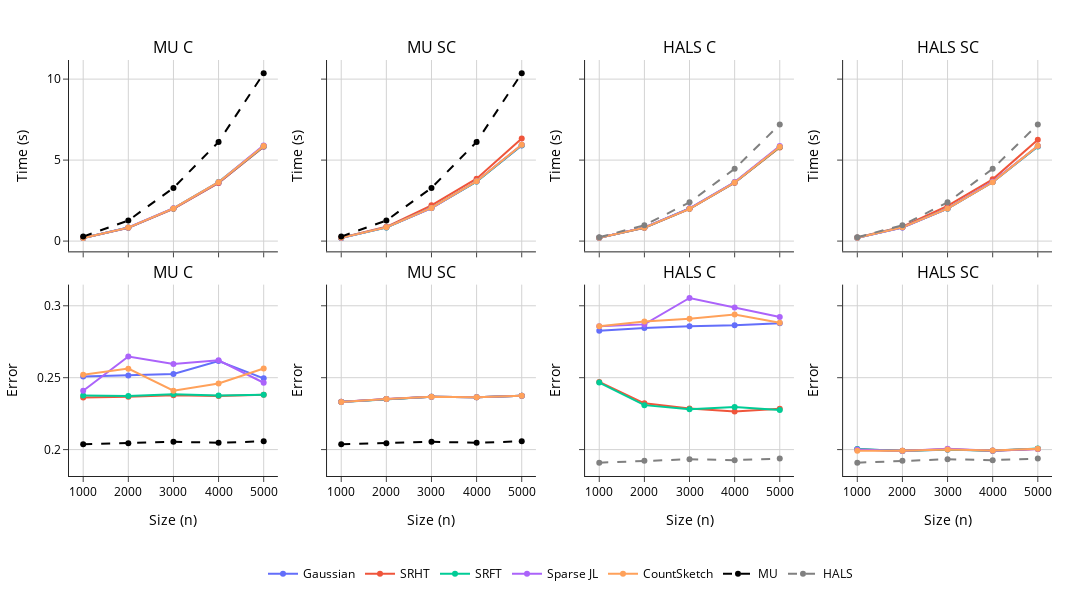

The notebook cell saved with this chart:
### Code cell
import plotly.graph_objects as go
from plotly.subplots import make_subplots
import plotly.express as px

# Define names mapping
names = {
    'gaussian':'Gaussian',
    'srht':'SRHT',
    'srft':'SRFT',
    'sparse-jl':'Sparse JL',
    'count-sketch':'CountSketch'
}

# Define the exact order of methods we want
methods = ['MU C', 'MU SC', 'HALS C', 'HALS SC']  # Explicit order

# Get non-empty projections
projections = [p for p in stats['Projection Type'].unique() if p != '']

# Create color mapping
colors = px.colors.qualitative.Plotly
method_colors = {projection: colors[i % len(colors)] for i, projection in enumerate(projections)}

# Create figure with 2 rows and 4 columns
fig = make_subplots(
    rows=2, cols=4,
    shared_xaxes=True,
    shared_yaxes='rows',
    subplot_titles=methods*2,  # Same order for both rows
    horizontal_spacing=0.05,
    vertical_spacing=0.08
)

# Add Time plots (row 1)
for col, method in enumerate(methods, 1):
    # Filter for current method, dense data, and non-empty projections
    dense = stats[(stats['Method'] == method) & (stats['Density'] == 'dense') & (stats['Projection Type'] != '')]
    
    # Add projection methods
    for projection in projections:
        _df = dense[dense['Projection Type'] == projection]
        if not _df.empty:
            fig.add_trace(
                go.Scatter(
                    x=_df['Size'],
                    y=_df['Time'],
                    name=names.get(projection, projection),
                    legendgroup=projection,
                    line_color=method_colors[projection],
                    showlegend=(col == 1),
                    mode='lines+markers'
                ),
                row=1, col=col
            )
    
    # Add baseline methods - CORRECTED TO FILTER FOR EMPTY PROJECTION TYPE
    if method in ['MU C', 'MU SC']:
        baseline = stats[(stats['Method'] == 'MU') & (stats['Density'] == "dense") & (stats['Projection Type'] == '')]
        if not baseline.empty:
            fig.add_trace(
                go.Scatter(
                    x=baseline['Size'],
                    y=baseline['Time'],
                    name='MU',
                    showlegend=(col == 1),
                    line=dict(color='black', dash='dash'),
                    legendgroup='MU'
                ),
                row=1, col=col
            )
    elif method in ['HALS C', 'HALS SC']:
        baseline = stats[(stats['Method'] == 'HALS') & (stats['Density'] == "dense") & (stats['Projection Type'] == '')]
        if not baseline.empty:
            fig.add_trace(
                go.Scatter(
                    x=baseline['Size'],
                    y=baseline['Time'],
                    name='HALS',
                    showlegend=(col == 3),  # Show for first HALS column
                    line=dict(color='grey', dash='dash'),
                    legendgroup='HALS'
                ),
                row=1, col=col
            )

# Add Error plots (row 2)
for col, method in enumerate(methods, 1):
    # Filter for current method, dense data, and non-empty projections
    dense = stats[(stats['Method'] == method) & (stats['Density'] == 'dense') & (stats['Projection Type'] != '')]
    
    for projection in projections:
        _df = dense[dense['Projection Type'] == projection]
        if not _df.empty:
            fig.add_trace(
                go.Scatter(
                    x=_df['Size'],
                    y=_df['Errors'],
                    name=names.get(projection, projection),
                    legendgroup=projection,
                    line_color=method_colors[projection],
                    showlegend=False,
                    mode='lines+markers'
                ),
                row=2, col=col
            )
    
    # Add baseline methods for error plots - CORRECTED TO FILTER FOR EMPTY PROJECTION TYPE
    if method in ['MU C', 'MU SC']:
        baseline = stats[(stats['Method'] == 'MU') & (stats['Density'] == "dense") & (stats['Projection Type'] == '')]
        if not baseline.empty:
            fig.add_trace(
                go.Scatter(
                    x=baseline['Size'],
                    y=baseline['Errors'],
                    name='MU',
                    showlegend=False,
                    line=dict(color='black', dash='dash'),
                    legendgroup='MU'
                ),
                row=2, col=col
            )
    elif method in ['HALS C', 'HALS SC']:
        baseline = stats[(stats['Method'] == 'HALS') & (stats['Density'] == "dense") & (stats['Projection Type'] == '')]
        if not baseline.empty:
            fig.add_trace(
                go.Scatter(
                    x=baseline['Size'],
                    y=baseline['Errors'],
                    name='HALS',
                    showlegend=False,
                    line=dict(color='grey', dash='dash'),
                    legendgroup='HALS'
                ),
                row=2, col=col
            )

# Update layout
fig.update_layout(
    template='plotly_white+simple_white',
    legend=dict(
        orientation="h",
        y=-0.2,
        x=0.5,
        xanchor="center",
        yanchor="top"
    ),
    font=dict(size=12, color='black'),
    margin=dict(l=40, r=40, t=60, b=100),
    width=1200,
    height=600
)

# Update axis titles
for col in range(1, 5):
    fig.update_xaxes(title_text="Size (n)", row=2, col=col)
    fig.update_yaxes(title_text="Time (s)", row=1, col=col)
    fig.update_yaxes(title_text="Error", row=2, col=col)
    
for i in range(1, 9):  # For 8 axes (2 rows × 4 columns)
    fig.update_xaxes(showgrid=True, gridcolor='lightgray', row=(i-1)//4+1, col=(i-1)%4+1)
    fig.update_yaxes(showgrid=True, gridcolor='lightgray', row=(i-1)//4+1, col=(i-1)%4+1)
fig.show()

### Figure 1 — Plotly figure (JSON) as saved in the notebook; plotly's stock layout.template omitted (floating-point values rounded to 4 significant figures)
{"data": [{"legendgroup": "gaussian", "line": {"color": "#636EFA"}, "mode": "lines+markers", "name": "Gaussian", "showlegend": true, "type": "scatter", "x": [1000, 2000, 3000, 4000, 5000], "xaxis": "x", "y": [0.1886, 0.8172, 2.0, 3.587, 5.83], "yaxis": "y"}, {"legendgroup": "srht", "line": {"color": "#EF553B"}, "mode": "lines+markers", "name": "SRHT", "showlegend": true, "type": "scatter", "x": [1000, 2000, 3000, 4000, 5000], "xaxis": "x", "y": [0.1877, 0.8181, 1.996, 3.588, 5.832], "yaxis": "y"}, {"legendgroup": "srft", "line": {"color": "#00CC96"}, "mode": "lines+markers", "name": "SRFT", "showlegend": true, "type": "scatter", "x": [1000, 2000, 3000, 4000, 5000], "xaxis": "x", "y": [0.1948, 0.8357, 2.017, 3.643, 5.865], "yaxis": "y"}, {"legendgroup": "sparse-jl", "line": {"color": "#AB63FA"}, "mode": "lines+markers", "name": "Sparse JL", "showlegend": true, "type": "scatter", "x": [1000, 2000, 3000, 4000, 5000], "xaxis": "x", "y": [0.1915, 0.8383, 2.027, 3.638, 5.908], "yaxis": "y"}, {"legendgroup": "count-sketch", "line": {"color": "#FFA15A"}, "mode": "lines+markers", "name": "CountSketch", "showlegend": true, "type": "scatter", "x": [1000, 2000, 3000, 4000, 5000], "xaxis": "x", "y": [0.1916, 0.8318, 2.018, 3.634, 5.876], "yaxis": "y"}, {"legendgroup": "MU", "line": {"color": "black", "dash": "dash"}, "name": "MU", "showlegend": true, "type": "scatter", "x": [1000, 2000, 3000, 4000, 5000], "xaxis": "x", "y": [0.2779, 1.27, 3.281, 6.125, 10.36], "yaxis": "y"}, {"legendgroup": "gaussian", "line": {"color": "#636EFA"}, "mode": "lines+markers", "name": "Gaussian", "showlegend": false, "type": "scatter", "x": [1000, 2000, 3000, 4000, 5000], "xaxis": "x2", "y": [0.1958, 0.8434, 2.04, 3.679, 5.897], "yaxis": "y2"}, {"legendgroup": "srht", "line": {"color": "#EF553B"}, "mode": "lines+markers", "name": "SRHT", "showlegend": false, "type": "scatter", "x": [1000, 2000, 3000, 4000, 5000], "xaxis": "x2", "y": [0.2039, 0.8826, 2.209, 3.85, 6.338], "yaxis": "y2"}, {"legendgroup": "srft", "line": {"color": "#00CC96"}, "mode": "lines+markers", "name": "SRFT", "showlegend": false, "type": "scatter", "x": [1000, 2000, 3000, 4000, 5000], "xaxis": "x2", "y": [0.1969, 0.8418, 2.045, 3.673, 5.923], "yaxis": "y2"}, {"legendgroup": "sparse-jl", "line": {"color": "#AB63FA"}, "mode": "lines+markers", "name": "Sparse JL", "showlegend": false, "type": "scatter", "x": [1000, 2000, 3000, 4000, 5000], "xaxis": "x2", "y": [0.1964, 0.8473, 2.043, 3.692, 5.951], "yaxis": "y2"}, {"legendgroup": "count-sketch", "line": {"color": "#FFA15A"}, "mode": "lines+markers", "name": "CountSketch", "showlegend": false, "type": "scatter", "x": [1000, 2000, 3000, 4000, 5000], "xaxis": "x2", "y": [0.1984, 0.8469, 2.045, 3.693, 5.95], "yaxis": "y2"}, {"legendgroup": "MU", "line": {"color": "black", "dash": "dash"}, "name": "MU", "showlegend": false, "type": "scatter", "x": [1000, 2000, 3000, 4000, 5000], "xaxis": "x2", "y": [0.2779, 1.27, 3.281, 6.125, 10.36], "yaxis": "y2"}, {"legendgroup": "gaussian", "line": {"color": "#636EFA"}, "mode": "lines+markers", "name": "Gaussian", "showlegend": false, "type": "scatter", "x": [1000, 2000, 3000, 4000, 5000], "xaxis": "x3", "y": [0.2032, 0.8242, 1.995, 3.605, 5.803], "yaxis": "y3"}, {"legendgroup": "srht", "line": {"color": "#EF553B"}, "mode": "lines+markers", "name": "SRHT", "showlegend": false, "type": "scatter", "x": [1000, 2000, 3000, 4000, 5000], "xaxis": "x3", "y": [0.2019, 0.8187, 1.994, 3.607, 5.776], "yaxis": "y3"}, {"legendgroup": "srft", "line": {"color": "#00CC96"}, "mode": "lines+markers", "name": "SRFT", "showlegend": false, "type": "scatter", "x": [1000, 2000, 3000, 4000, 5000], "xaxis": "x3", "y": [0.2093, 0.8317, 2.012, 3.629, 5.817], "yaxis": "y3"}, {"legendgroup": "sparse-jl", "line": {"color": "#AB63FA"}, "mode": "lines+markers", "name": "Sparse JL", "showlegend": false, "type": "scatter", "x": [1000, 2000, 3000, 4000, 5000], "xaxis": "x3", "y": [0.2038, 0.8446, 2.02, 3.641, 5.875], "yaxis": "y3"}, {"legendgroup": "count-sketch", "line": {"color": "#FFA15A"}, "mode": "lines+markers", "name": "CountSketch", "showlegend": false, "type": "scatter", "x": [1000, 2000, 3000, 4000, 5000], "xaxis": "x3", "y": [0.2045, 0.8304, 1.993, 3.616, 5.822], "yaxis": "y3"}, {"legendgroup": "HALS", "line": {"color": "grey", "dash": "dash"}, "name": "HALS", "showlegend": true, "type": "scatter", "x": [1000, 2000, 3000, 4000, 5000], "xaxis": "x3", "y": [0.232, 0.9817, 2.391, 4.466, 7.199], "yaxis": "y3"}, {"legendgroup": "gaussian", "line": {"color": "#636EFA"}, "mode": "lines+markers", "name": "Gaussian", "showlegend": false, "type": "scatter", "x": [1000, 2000, 3000, 4000, 5000], "xaxis": "x4", "y": [0.2089, 0.8428, 2.011, 3.644, 5.848], "yaxis": "y4"}, {"legendgroup": "srht", "line": {"color": "#EF553B"}, "mode": "lines+markers", "name": "SRHT", "showlegend": false, "type": "scatter", "x": [1000, 2000, 3000, 4000, 5000], "xaxis": "x4", "y": [0.2168, 0.8842, 2.17, 3.812, 6.26], "yaxis": "y4"}, {"legendgroup": "srft", "line": {"color": "#00CC96"}, "mode": "lines+markers", "name": "SRFT", "showlegend": false, "type": "scatter", "x": [1000, 2000, 3000, 4000, 5000], "xaxis": "x4", "y": [0.2079, 0.8487, 1.998, 3.647, 5.839], "yaxis": "y4"}, {"legendgroup": "sparse-jl", "line": {"color": "#AB63FA"}, "mode": "lines+markers", "name": "Sparse JL", "showlegend": false, "type": "scatter", "x": [1000, 2000, 3000, 4000, 5000], "xaxis": "x4", "y": [0.2107, 0.8433, 2.005, 3.67, 5.873], "yaxis": "y4"}, {"legendgroup": "count-sketch", "line": {"color": "#FFA15A"}, "mode": "lines+markers", "name": "CountSketch", "showlegend": false, "type": "scatter", "x": [1000, 2000, 3000, 4000, 5000], "xaxis": "x4", "y": [0.2105, 0.8478, 2.008, 3.632, 5.879], "yaxis": "y4"}, {"legendgroup": "HALS", "line": {"color": "grey", "dash": "dash"}, "name": "HALS", "showlegend": false, "type": "scatter", "x": [1000, 2000, 3000, 4000, 5000], "xaxis": "x4", "y": [0.232, 0.9817, 2.391, 4.466, 7.199], "yaxis": "y4"}, {"legendgroup": "gaussian", "line": {"color": "#636EFA"}, "mode": "lines+markers", "name": "Gaussian", "showlegend": false, "type": "scatter", "x": [1000, 2000, 3000, 4000, 5000], "xaxis": "x5", "y": [0.2508, 0.2516, 0.2526, 0.2616, 0.2496], "yaxis": "y5"}, {"legendgroup": "srht", "line": {"color": "#EF553B"}, "mode": "lines+markers", "name": "SRHT", "showlegend": false, "type": "scatter", "x": [1000, 2000, 3000, 4000, 5000], "xaxis": "x5", "y": [0.2363, 0.2368, 0.2378, 0.2373, 0.2382], "yaxis": "y5"}, {"legendgroup": "srft", "line": {"color": "#00CC96"}, "mode": "lines+markers", "name": "SRFT", "showlegend": false, "type": "scatter", "x": [1000, 2000, 3000, 4000, 5000], "xaxis": "x5", "y": [0.2377, 0.2373, 0.2384, 0.2377, 0.2381], "yaxis": "y5"}, {"legendgroup": "sparse-jl", "line": {"color": "#AB63FA"}, "mode": "lines+markers", "name": "Sparse JL", "showlegend": false, "type": "scatter", "x": [1000, 2000, 3000, 4000, 5000], "xaxis": "x5", "y": [0.2409, 0.2647, 0.2595, 0.2621, 0.2465], "yaxis": "y5"}, {"legendgroup": "count-sketch", "line": {"color": "#FFA15A"}, "mode": "lines+markers", "name": "CountSketch", "showlegend": false, "type": "scatter", "x": [1000, 2000, 3000, 4000, 5000], "xaxis": "x5", "y": [0.252, 0.2563, 0.241, 0.2459, 0.2564], "yaxis": "y5"}, {"legendgroup": "MU", "line": {"color": "black", "dash": "dash"}, "name": "MU", "showlegend": false, "type": "scatter", "x": [1000, 2000, 3000, 4000, 5000], "xaxis": "x5", "y": [0.2037, 0.2044, 0.2055, 0.2047, 0.2058], "yaxis": "y5"}, {"legendgroup": "gaussian", "line": {"color": "#636EFA"}, "mode": "lines+markers", "name": "Gaussian", "showlegend": false, "type": "scatter", "x": [1000, 2000, 3000, 4000, 5000], "xaxis": "x6", "y": [0.2332, 0.2352, 0.2368, 0.2364, 0.2375], "yaxis": "y6"}, {"legendgroup": "srht", "line": {"color": "#EF553B"}, "mode": "lines+markers", "name": "SRHT", "showlegend": false, "type": "scatter", "x": [1000, 2000, 3000, 4000, 5000], "xaxis": "x6", "y": [0.2333, 0.2352, 0.2368, 0.2364, 0.2375], "yaxis": "y6"}, {"legendgroup": "srft", "line": {"color": "#00CC96"}, "mode": "lines+markers", "name": "SRFT", "showlegend": false, "type": "scatter", "x": [1000, 2000, 3000, 4000, 5000], "xaxis": "x6", "y": [0.2332, 0.2352, 0.2368, 0.2364, 0.2375], "yaxis": "y6"}, {"legendgroup": "sparse-jl", "line": {"color": "#AB63FA"}, "mode": "lines+markers", "name": "Sparse JL", "showlegend": false, "type": "scatter", "x": [1000, 2000, 3000, 4000, 5000], "xaxis": "x6", "y": [0.2331, 0.2352, 0.2368, 0.2364, 0.2375], "yaxis": "y6"}, {"legendgroup": "count-sketch", "line": {"color": "#FFA15A"}, "mode": "lines+markers", "name": "CountSketch", "showlegend": false, "type": "scatter", "x": [1000, 2000, 3000, 4000, 5000], "xaxis": "x6", "y": [0.2331, 0.2352, 0.2367, 0.2364, 0.2374], "yaxis": "y6"}, {"legendgroup": "MU", "line": {"color": "black", "dash": "dash"}, "name": "MU", "showlegend": false, "type": "scatter", "x": [1000, 2000, 3000, 4000, 5000], "xaxis": "x6", "y": [0.2037, 0.2044, 0.2055, 0.2047, 0.2058], "yaxis": "y6"}, {"legendgroup": "gaussian", "line": {"color": "#636EFA"}, "mode": "lines+markers", "name": "Gaussian", "showlegend": false, "type": "scatter", "x": [1000, 2000, 3000, 4000, 5000], "xaxis": "x7", "y": [0.2826, 0.2846, 0.2858, 0.2864, 0.2878], "yaxis": "y7"}, {"legendgroup": "srht", "line": {"color": "#EF553B"}, "mode": "lines+markers", "name": "SRHT", "showlegend": false, "type": "scatter", "x": [1000, 2000, 3000, 4000, 5000], "xaxis": "x7", "y": [0.2471, 0.2322, 0.2286, 0.2264, 0.2285], "yaxis": "y7"}, {"legendgroup": "srft", "line": {"color": "#00CC96"}, "mode": "lines+markers", "name": "SRFT", "showlegend": false, "type": "scatter", "x": [1000, 2000, 3000, 4000, 5000], "xaxis": "x7", "y": [0.2466, 0.2309, 0.2281, 0.2296, 0.2276], "yaxis": "y7"}, {"legendgroup": "sparse-jl", "line": {"color": "#AB63FA"}, "mode": "lines+markers", "name": "Sparse JL", "showlegend": false, "type": "scatter", "x": [1000, 2000, 3000, 4000, 5000], "xaxis": "x7", "y": [0.2858, 0.2871, 0.3054, 0.2989, 0.2922], "yaxis": "y7"}, {"legendgroup": "count-sketch", "line": {"color": "#FFA15A"}, "mode": "lines+markers", "name": "CountSketch", "showlegend": false, "type": "scatter", "x": [1000, 2000, 3000, 4000, 5000], "xaxis": "x7", "y": [0.2858, 0.2891, 0.2909, 0.2939, 0.2882], "yaxis": "y7"}, {"legendgroup": "HALS", "line": {"color": "grey", "dash": "dash"}, "name": "HALS", "showlegend": false, "type": "scatter", "x": [1000, 2000, 3000, 4000, 5000], "xaxis": "x7", "y": [0.1909, 0.1922, 0.1933, 0.1926, 0.1937], "yaxis": "y7"}, {"legendgroup": "gaussian", "line": {"color": "#636EFA"}, "mode": "lines+markers", "name": "Gaussian", "showlegend": false, "type": "scatter", "x": [1000, 2000, 3000, 4000, 5000], "xaxis": "x8", "y": [0.2002, 0.1991, 0.1999, 0.1994, 0.2005], "yaxis": "y8"}, {"legendgroup": "srht", "line": {"color": "#EF553B"}, "mode": "lines+markers", "name": "SRHT", "showlegend": false, "type": "scatter", "x": [1000, 2000, 3000, 4000, 5000], "xaxis": "x8", "y": [0.2, 0.1992, 0.2002, 0.1992, 0.2004], "yaxis": "y8"}, {"legendgroup": "srft", "line": {"color": "#00CC96"}, "mode": "lines+markers", "name": "SRFT", "showlegend": false, "type": "scatter", "x": [1000, 2000, 3000, 4000, 5000], "xaxis": "x8", "y": [0.2005, 0.1991, 0.2001, 0.1992, 0.2007], "yaxis": "y8"}, {"legendgroup": "sparse-jl", "line": {"color": "#AB63FA"}, "mode": "lines+markers", "name": "Sparse JL", "showlegend": false, "type": "scatter", "x": [1000, 2000, 3000, 4000, 5000], "xaxis": "x8", "y": [0.2001, 0.199, 0.2005, 0.1991, 0.2005], "yaxis": "y8"}, {"legendgroup": "count-sketch", "line": {"color": "#FFA15A"}, "mode": "lines+markers", "name": "CountSketch", "showlegend": false, "type": "scatter", "x": [1000, 2000, 3000, 4000, 5000], "xaxis": "x8", "y": [0.1992, 0.1991, 0.2001, 0.1993, 0.2006], "yaxis": "y8"}, {"legendgroup": "HALS", "line": {"color": "grey", "dash": "dash"}, "name": "HALS", "showlegend": false, "type": "scatter", "x": [1000, 2000, 3000, 4000, 5000], "xaxis": "x8", "y": [0.1909, 0.1922, 0.1933, 0.1926, 0.1937], "yaxis": "y8"}], "layout": {"annotations": [{"font": {"size": 16}, "showarrow": false, "text": "MU C", "x": 0.1062, "xanchor": "center", "xref": "paper", "y": 1, "yanchor": "bottom", "yref": "paper"}, {"font": {"size": 16}, "showarrow": false, "text": "MU SC", "x": 0.3688, "xanchor": "center", "xref": "paper", "y": 1, "yanchor": "bottom", "yref": "paper"}, {"font": {"size": 16}, "showarrow": false, "text": "HALS C", "x": 0.6313, "xanchor": "center", "xref": "paper", "y": 1, "yanchor": "bottom", "yref": "paper"}, {"font": {"size": 16}, "showarrow": false, "text": "HALS SC", "x": 0.8938, "xanchor": "center", "xref": "paper", "y": 1, "yanchor": "bottom", "yref": "paper"}, {"font": {"size": 16}, "showarrow": false, "text": "MU C", "x": 0.1062, "xanchor": "center", "xref": "paper", "y": 0.46, "yanchor": "bottom", "yref": "paper"}, {"font": {"size": 16}, "showarrow": false, "text": "MU SC", "x": 0.3688, "xanchor": "center", "xref": "paper", "y": 0.46, "yanchor": "bottom", "yref": "paper"}, {"font": {"size": 16}, "showarrow": false, "text": "HALS C", "x": 0.6313, "xanchor": "center", "xref": "paper", "y": 0.46, "yanchor": "bottom", "yref": "paper"}, {"font": {"size": 16}, "showarrow": false, "text": "HALS SC", "x": 0.8938, "xanchor": "center", "xref": "paper", "y": 0.46, "yanchor": "bottom", "yref": "paper"}], "font": {"color": "black", "size": 12}, "height": 600, "legend": {"orientation": "h", "x": 0.5, "xanchor": "center", "y": -0.2, "yanchor": "top"}, "margin": {"b": 100, "l": 40, "r": 40, "t": 60}, "width": 1200, "xaxis": {"anchor": "y", "domain": [0, 0.2125], "gridcolor": "lightgray", "matches": "x5", "showgrid": true, "showticklabels": false}, "xaxis2": {"anchor": "y2", "domain": [0.2625, 0.475], "gridcolor": "lightgray", "matches": "x6", "showgrid": true, "showticklabels": false}, "xaxis3": {"anchor": "y3", "domain": [0.525, 0.7375], "gridcolor": "lightgray", "matches": "x7", "showgrid": true, "showticklabels": false}, "xaxis4": {"anchor": "y4", "domain": [0.7875, 1], "gridcolor": "lightgray", "matches": "x8", "showgrid": true, "showticklabels": false}, "xaxis5": {"anchor": "y5", "domain": [0, 0.2125], "gridcolor": "lightgray", "showgrid": true, "title": {"text": "Size (n)"}}, "xaxis6": {"anchor": "y6", "domain": [0.2625, 0.475], "gridcolor": "lightgray", "showgrid": true, "title": {"text": "Size (n)"}}, "xaxis7": {"anchor": "y7", "domain": [0.525, 0.7375], "gridcolor": "lightgray", "showgrid": true, "title": {"text": "Size (n)"}}, "xaxis8": {"anchor": "y8", "domain": [0.7875, 1], "gridcolor": "lightgray", "showgrid": true, "title": {"text": "Size (n)"}}, "yaxis": {"anchor": "x", "domain": [0.54, 1], "gridcolor": "lightgray", "showgrid": true, "title": {"text": "Time (s)"}}, "yaxis2": {"anchor": "x2", "domain": [0.54, 1], "gridcolor": "lightgray", "matches": "y", "showgrid": true, "showticklabels": false, "title": {"text": "Time (s)"}}, "yaxis3": {"anchor": "x3", "domain": [0.54, 1], "gridcolor": "lightgray", "matches": "y", "showgrid": true, "showticklabels": false, "title": {"text": "Time (s)"}}, "yaxis4": {"anchor": "x4", "domain": [0.54, 1], "gridcolor": "lightgray", "matches": "y", "showgrid": true, "showticklabels": false, "title": {"text": "Time (s)"}}, "yaxis5": {"anchor": "x5", "domain": [0, 0.46], "gridcolor": "lightgray", "showgrid": true, "title": {"text": "Error"}}, "yaxis6": {"anchor": "x6", "domain": [0, 0.46], "gridcolor": "lightgray", "matches": "y5", "showgrid": true, "showticklabels": false, "title": {"text": "Error"}}, "yaxis7": {"anchor": "x7", "domain": [0, 0.46], "gridcolor": "lightgray", "matches": "y5", "showgrid": true, "showticklabels": false, "title": {"text": "Error"}}, "yaxis8": {"anchor": "x8", "domain": [0, 0.46], "gridcolor": "lightgray", "matches": "y5", "showgrid": true, "showticklabels": false, "title": {"text": "Error"}}}}
